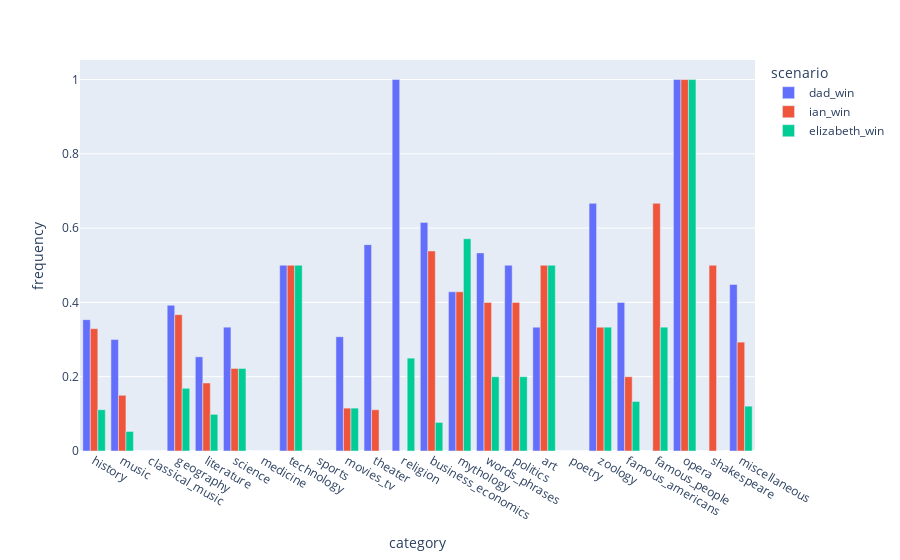

Notebook code cell kept with this figure:
### Code cell
px.bar(win_percentages_graphing, x='category', y='frequency', color='scenario', barmode='group')

### Figure 1 — Plotly figure (JSON) as saved in the notebook; plotly's stock layout.template omitted (floating-point values rounded to 4 significant figures)
{"data": [{"alignmentgroup": "True", "hovertemplate": "scenario=dad_win<br>category=%{x}<br>frequency=%{y}<extra></extra>", "legendgroup": "dad_win", "marker": {"color": "#636efa"}, "name": "dad_win", "offsetgroup": "dad_win", "orientation": "v", "showlegend": true, "textposition": "auto", "type": "bar", "x": ["history", "music", "classical_music", "geography", "literature", "science", "medicine", "technology", "sports", "movies_tv", "theater", "religion", "business_economics", "mythology", "words_phrases", "politics", "art", "poetry", "zoology", "famous_americans", "famous_people", "opera", "shakespeare", "miscellaneous"], "xaxis": "x", "y": [0.3537, 0.3, 0, 0.3924, 0.2535, 0.3333, 0, 0.5, 0, 0.3077, 0.5556, 1, 0.6154, 0.4286, 0.5333, 0.5, 0.3333, 0, 0.6667, 0.4, 0, 1, 0, 0.4483], "yaxis": "y"}, {"alignmentgroup": "True", "hovertemplate": "scenario=ian_win<br>category=%{x}<br>frequency=%{y}<extra></extra>", "legendgroup": "ian_win", "marker": {"color": "#EF553B"}, "name": "ian_win", "offsetgroup": "ian_win", "orientation": "v", "showlegend": true, "textposition": "auto", "type": "bar", "x": ["history", "music", "classical_music", "geography", "literature", "science", "medicine", "technology", "sports", "movies_tv", "theater", "religion", "business_economics", "mythology", "words_phrases", "politics", "art", "poetry", "zoology", "famous_americans", "famous_people", "opera", "shakespeare", "miscellaneous"], "xaxis": "x", "y": [0.3293, 0.15, 0, 0.3671, 0.1831, 0.2222, 0, 0.5, 0, 0.1154, 0.1111, 0, 0.5385, 0.4286, 0.4, 0.4, 0.5, 0, 0.3333, 0.2, 0.6667, 1, 0.5, 0.2931], "yaxis": "y"}, {"alignmentgroup": "True", "hovertemplate": "scenario=elizabeth_win<br>category=%{x}<br>frequency=%{y}<extra></extra>", "legendgroup": "elizabeth_win", "marker": {"color": "#00cc96"}, "name": "elizabeth_win", "offsetgroup": "elizabeth_win", "orientation": "v", "showlegend": true, "textposition": "auto", "type": "bar", "x": ["history", "music", "classical_music", "geography", "literature", "science", "medicine", "technology", "sports", "movies_tv", "theater", "religion", "business_economics", "mythology", "words_phrases", "politics", "art", "poetry", "zoology", "famous_americans", "famous_people", "opera", "shakespeare", "miscellaneous"], "xaxis": "x", "y": [0.1111, 0.05263, 0, 0.1688, 0.09859, 0.2222, 0, 0.5, 0, 0.1154, 0, 0.25, 0.07692, 0.5714, 0.2, 0.2, 0.5, 0, 0.3333, 0.1333, 0.3333, 1, 0, 0.1207], "yaxis": "y"}], "layout": {"barmode": "group", "legend": {"title": {"text": "scenario"}, "tracegroupgap": 0}, "margin": {"t": 60}, "xaxis": {"anchor": "y", "domain": [0, 1], "title": {"text": "category"}}, "yaxis": {"anchor": "x", "domain": [0, 1], "title": {"text": "frequency"}}}}
